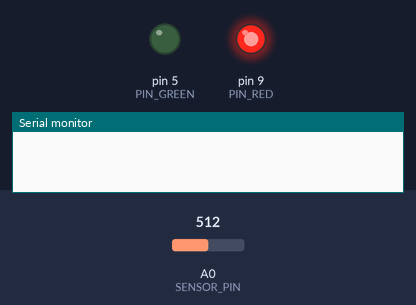
The sketch below on a simulated Arduino Uno, built with avr-gcc and run on an emulated ATmega328P. Parts: output pins drawn as LEDs (lit = HIGH), the last lines printed to the serial monitor. The inputs (shaded band) are chosen by the test bench; at power-on: A0 (SENSOR_PIN) = 512.

Above: at 0.1 s.
At 3.1 s:
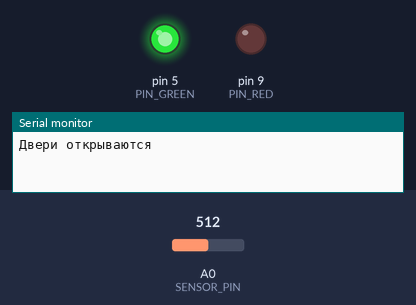
Timing chart, 0 to 4.6 s (numbered marks = the images above):
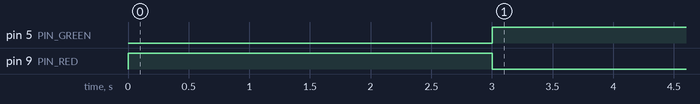

Measured:
- by itself, pin 5 (PIN_GREEN): LOW → HIGH at 3.0 s
- by itself, pin 9 (PIN_RED): HIGH → LOW at 3.0 s

The sketch:

task.ino
```cpp
const byte PIN_RED = 9;
const byte PIN_GREEN = 5;
const byte SENSOR_PIN = A0;

// параметры для расчёта освещённости
const float FACTOR = 0.7;      // коэффициент для формулы пересчета
const float RESIST_REF = 50.0; // опорное сопротивление для калибровки

// функция пересчёта аналогового входа в люксы
int calcLux(int raw)
{
    // преобразуем сырое значение (0-1023) в напряжение (0-5В)
    float u = (raw / 1023.0) * 5.0;

    // вычисляем сопротивление фоторезистора по формуле делителя напряжения
    float r = 2000.0 * u / (5.0 - u);

    // пересчитываем сопротивление в уровень освещенности в люксах
    float lux = pow((RESIST_REF * 1000.0 * pow(10, FACTOR)) / r, 1.0 / FACTOR);

    return (int)lux;
}

void setup()
{
    // настраиваем пины светодиодов как выходы
    pinMode(PIN_RED, OUTPUT);
    pinMode(PIN_GREEN, OUTPUT);

    // инициализируем последовательный порт для отладки
    Serial.begin(115200);

    // устанавливаем начальное состояние - дверь закрыта
    digitalWrite(PIN_RED, HIGH);  // красный горит - закрыто
    digitalWrite(PIN_GREEN, LOW); // зеленый выключен
}

void loop()
{
    // читаем значение с фоторезистора
    int sensor = analogRead(SENSOR_PIN);
    delay(3000); // ждем 3 секунды между измерениями

    // проверяем — если ярко, открываем дверь
    if (calcLux(sensor) >= 512)
    {
        // открываем дверь - включаем зеленый, выключаем красный
        digitalWrite(PIN_RED, LOW);
        digitalWrite(PIN_GREEN, HIGH);
        Serial.println("Двери открываются");

        // ждем 3 секунды и проверяем снова
        delay(3000);
        sensor = analogRead(SENSOR_PIN);

        // повторная проверка освещенности
        if (calcLux(sensor) < 512)
        {
            // если стало темно - закрываем дверь
            digitalWrite(PIN_RED, HIGH);
            digitalWrite(PIN_GREEN, LOW);
            Serial.println("Двери закрываются");
        }
        delay(3000); // ждем перед следующим циклом
    }
}
```
